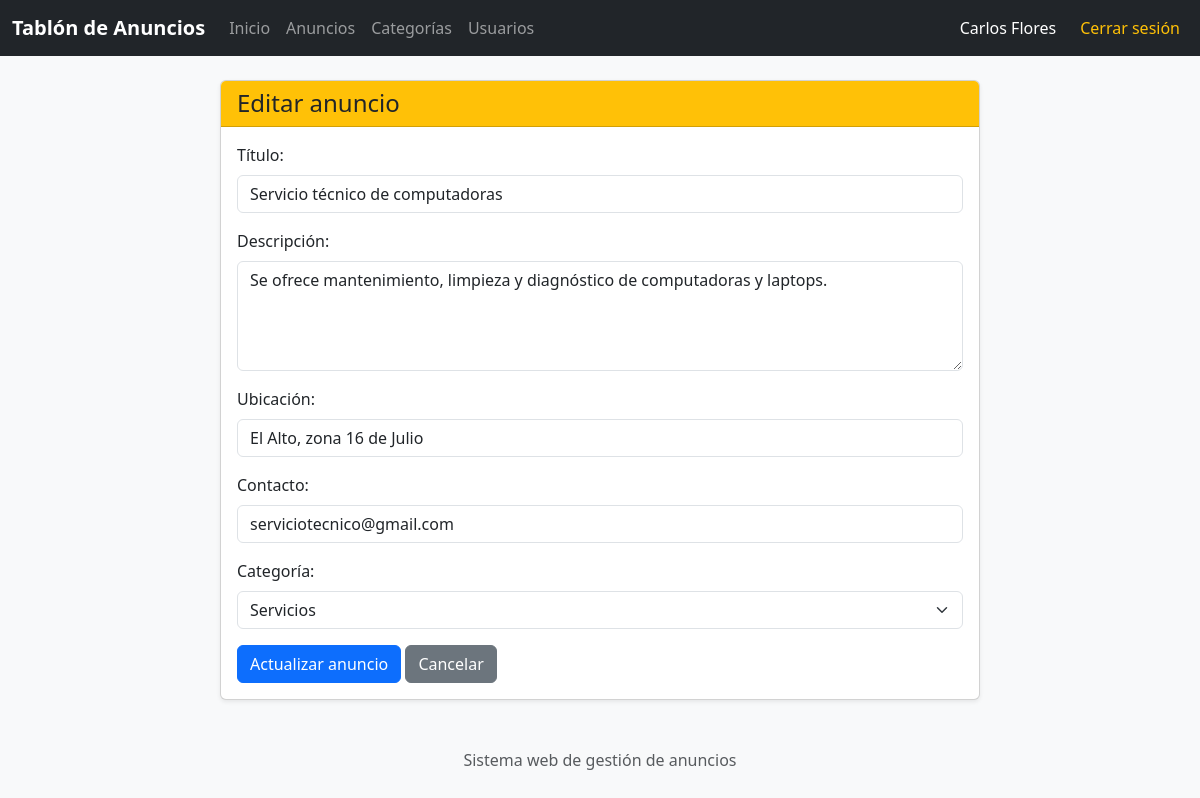
Page /anuncios/edit/2 (signed in) on the committed database.
### blueprintapp/anuncios/models.py (models this page shows, shortened)
class Anuncio(db.Model):
    __tablename__ = "anuncios"
    id = db.Column(db.Integer,primary_key=True)
    titulo = db.Column(db.String,nullable=False)
    descripcion = db.Column(db.String,nullable=False)
    ubicacion = db.Column(db.String,nullable=False)
    contacto = db.Column(db.String,nullable=False)
    fecha_publicacion = db.Column(db.DateTime,server_default=db.func.now())
    usuario_id = db.Column(db.Integer,db.ForeignKey('usuarios.id'),nullable=False)
    categoria_id = db.Column(db.Integer,db.ForeignKey('categorias.id'),nullable=False)
    usuario = db.relationship('Usuario',backref='anuncios')
    categoria = db.relationship('Categoria',backref='anuncios')

### blueprintapp/categorias/models.py (models this page shows, shortened)
class Categoria(db.Model):
    __tablename__ = "categorias"
    id = db.Column(db.Integer,primary_key=True)
    nombre = db.Column(db.String,nullable=False,unique=True)
    descripcion = db.Column(db.String,nullable=False)

### blueprintapp/anuncios/routes.py (the view, shortened to what this page needs)
@bp_anuncio.route("/edit/<int:id>", methods=['GET', 'POST'])
def edit(id):
    anuncio = Anuncio.query.get_or_404(id)
    if not session.get('usuario_id'):
        flash('Debes iniciar sesión', 'warning')
        return redirect(url_for('bp_auth.login'))
    if anuncio.usuario_id != session['usuario_id']:
        flash('No puedes editar un anuncio de otro usuario', 'danger')
        return redirect(url_for('bp_anuncio.index'))
    categorias = Categoria.query.all()
    if request.method == 'GET':
        return render_template('anuncios/edit.html',anuncio=anuncio,categorias=categorias)

### blueprintapp/anuncios/templates/anuncios/edit.html
{% extends "base.html" %}
{% block content %}
<div class="row justify-content-center">
    <div class="col-md-8">
        <div class="card shadow-sm">
            <div class="card-header bg-warning">
                <h4 class="mb-0">Editar anuncio</h4>
            </div>
            <div class="card-body">
                <form action="{{ url_for('bp_anuncio.edit', id=anuncio.id) }}" method="POST">
                    <div class="mb-3">
                        <label class="form-label">Título:</label>
                        <input type="text" name="titulo" value="{{ anuncio.titulo }}" class="form-control" required>
                    </div>
                    <div class="mb-3">
                        <label class="form-label">Descripción:</label>
                        <textarea name="descripcion" class="form-control" rows="4" required>{{ anuncio.descripcion }}</textarea>
                    </div>
                    <div class="mb-3">
                        <label class="form-label">Ubicación:</label>
                        <input type="text" name="ubicacion" value="{{ anuncio.ubicacion }}" class="form-control" required>
                    </div>
                    <div class="mb-3">
                        <label class="form-label">Contacto:</label>
                        <input type="text" name="contacto" value="{{ anuncio.contacto }}" class="form-control" required>
                    </div>
                    <div class="mb-3">
                        <label class="form-label">Categoría:</label>
                        <select name="categoria_id" class="form-select" required>
                            {% for item in categorias %}
                            <option value="{{ item.id }}"
                                {% if item.id == anuncio.categoria_id %}
                                    selected
                                {% endif %}>
                                {{ item.nombre }}
                            </option>
                            {% endfor %}
                        </select>
                    </div>
                    <button type="submit" class="btn btn-primary">
                        Actualizar anuncio
                    </button>
                    <a href="{{ url_for('bp_anuncio.index') }}" class="btn btn-secondary">
                        Cancelar
                    </a>
                </form>
            </div>
        </div>
    </div>
</div>
{% endblock %}

### rows in the picture
Anuncio: titulo "Servicio técnico de computadoras", descripcion "Se ofrece mantenimiento, limpieza y diagnóstico de computadoras y laptops.", ubicacion "El Alto, zona 16 de Julio", contacto "serviciotecnico@gmail.com", categoria_id "Servicios"

### other values in the picture
{{ session.get('usuario') }} "Carlos Flores"
